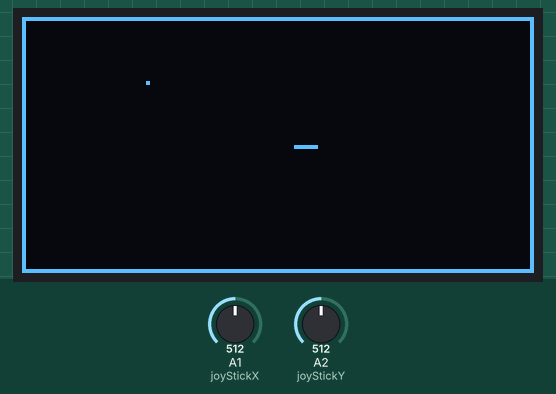
This sketch was run on a simulated Arduino Uno, built for the host (arithmetic inside an expression is 32-bit, double 64-bit). On the bench: 128×64 one-colour display. Inputs (shaded band) come from the test bench; at power-on: A2 (joyStickY) = 512, A1 (joyStickX) = 512. The local clock reads 2024-03-15 10:24:30 at power-on unless the sketch sets it; what the sketch prints to the serial monitor is not drawn. At 12.1 s the program stops and its outputs stay as they are.

Above: at 6.37 s.
6.4 s: A2 (joyStickY) set to 716
At 7.63 s:
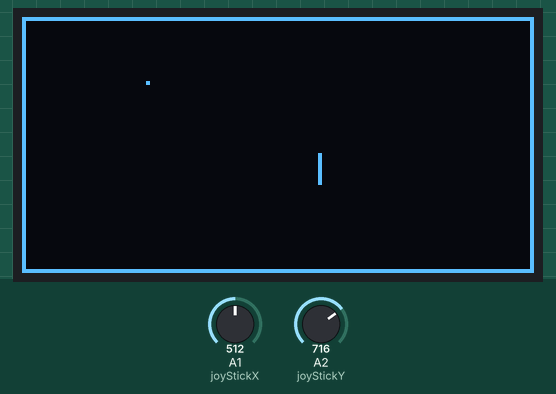
8.0 s: A1 (joyStickX) set to 306
At 8.64 s:
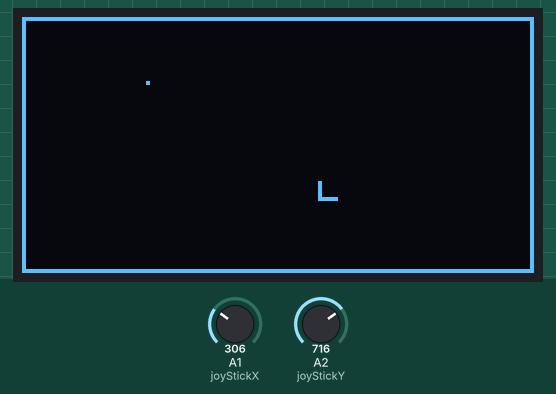
9.7 s: A2 (joyStickY) set to 900
At 13.3 s:
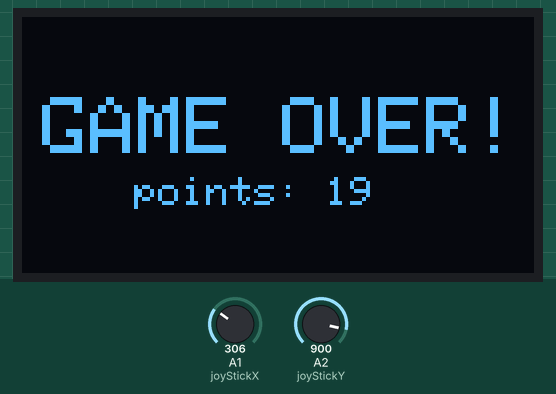
Timing chart, 0 to 13.6 s (numbered marks = the images above; inputs shaded):
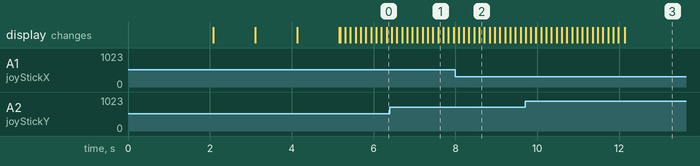

The sketch:

RP2040_SNAKE.ino
```cpp
#include <Arduino.h>
#include <Adafruit_GFX.h>
#include <Adafruit_SSD1306.h>
#include <vector>
#include <random>
#include <iostream>
#include <ctime>

#define joyStickPowerPin 2
#define joyStickX A1
#define joyStickY A2
#define SCREEN_WIDTH 128
#define SCREEN_HEIGHT 64
Adafruit_SSD1306 display(SCREEN_WIDTH, SCREEN_HEIGHT, &Wire, -1);
using namespace std;

void setup() {
	// Initialization and flashscreen
	Serial.begin(9600);
    display.begin(SSD1306_SWITCHCAPVCC, 0x3C);
    display.clearDisplay();
    display.setTextColor(1);
    display.setTextSize(2);
	display.setCursor(36, 16);
	display.print("SNAKE    by Jens");
    display.display();

	// Prepares the gameloop
	delay(2000);
	for (int i = 3; i > 0; i--) {
		display.clearDisplay();
		display.setCursor(60, 22);
		display.print(i);
		display.drawRect(0, 0, 128, 64, 1);
		display.display();
		delay(1000);
	}
    display.clearDisplay();
	display.drawRect(0, 0, 128, 64, 1);
    display.display();

    pinMode(joyStickPowerPin, OUTPUT);
    pinMode(joyStickX, INPUT);
    pinMode(joyStickY, INPUT);
    digitalWrite(joyStickPowerPin, HIGH);
}

int length = 6;
float speed = 10;
int direction = 1; // [Up, 0]  [Right, 1]  [Down, 2]  [Left, 3]
int position[2] = {64, 32};
int xVal;
int yVal;
int joyStickThreshold = 200;
int appleBonus = 10;
int count = 0; // This count is for adding passive length..


class body {
	public:
		int lifeTime;
		int position[2];
		body(auto& inlifeTime, int inposition[2]){
            lifeTime = inlifeTime;
            position[1] = inposition[1];
            position[0] = inposition[0];
            // This draws the pixel bodypart
            display.drawPixel(position[0], position[1], 1);
		}

	void tick() {
		if (lifeTime <= 0) {
			// This kills the pixel
			display.drawPixel(position[0], position[1], 0);
		}
	}
};

vector<body> snake;
vector<vector<int>> apples;

vector<int> spawnApple() {
    mt19937 gen(static_cast<unsigned int>(time(0)));
    mt19937 gan(static_cast<unsigned int>(time(0)));
    uniform_int_distribution<> dis(1, 127);
    uniform_int_distribution<> das(1, 63);
    int randomX = dis(gen);
    int randomY = das(gan);
    // apples.push_back({randomX, randomY});
    display.drawPixel(randomX, randomY, 1);
    return {randomX, randomY};
}

// Handles GAME OVER
void gameOver() {
    display.clearDisplay();
	display.setCursor(5, 20);
	display.print("GAME OVER!");
	display.setTextSize(1);
	display.setCursor(28, 40);
	display.print("points: ");
	display.print(length);
	display.display();
	for(;;);
}


void loop() {
	body bodyPart(length, position);
	snake.insert(snake.begin(), bodyPart);
	switch (direction)
	{
	case 0:
		position[1]--;
		break;
	case 1:
		position[0]++;
		break;
	case 2:
		position[1]++;
		break;
	case 3:
		position[0]--;
		break;
	default:
		break;
	}

    // BODYLOOP
	for (body& elem : snake) {
        elem.lifeTime = elem.lifeTime - 1;
		elem.tick();
        if (elem.lifeTime <= 0) {
            snake.pop_back();
        }

        // Handles colliding with self
        if (elem.position[0] == position[0] && elem.position[1] == position[1]) {
            gameOver();
        }

        // Handles catching apples
        for (vector<int> apple : apples) {
            if (apple[0] == position[0] && apple[1] == position[1]) {
                // We caught an apple
                length += appleBonus;
                apples.pop_back();
            }
        }
	}
	display.display();

	// Ends game if we hit border
	if (position[0] < 1 or position[0] > 127 or position[1] < 1 or position[1] > 63) {
		gameOver();
	}
	delay(1000/speed);


// RANDOM MOVEMENT
    // if (millis() % 10 == 0) {
    // int temperature = analogRead(A0);  // Read from the internal temperature sensor
    // unsigned long seed = millis() ^ temperature;  // Combine millis() with temperature reading

    // // Initialize the random number generator with this seed
    // randomSeed(seed);

    // int randomDir = random(0, 3);  // Generate a random number between 1 and 127
    // direction = randomDir;
    // }

    // Handles joystick movement
    xVal = analogRead(joyStickX);
    yVal = analogRead(joyStickY);
    if (abs(xVal - 512) > joyStickThreshold && abs(xVal - 512) > abs(yVal - 512)) {
        if (xVal > 512) {
            direction = direction != 1 ? 3 : 1;
        } else {
            direction = direction != 3 ? 1 : 3;
        }
    } else if (abs(yVal - 512) > joyStickThreshold && abs(yVal - 512) > abs(xVal - 512)) {
        if(yVal > 512) {
            direction = direction != 0 ? 2 : 0;
        } else {
            direction = direction != 2 ? 0 : 2;
        }
    }

    // Adds length every 5th loop, for some reason
    count++;
    if (count > 3) {
        count = 0;
        length++;
    }


    // Handles spawning apples
    if (apples.size() < 3) {
        apples.insert(apples.begin(), spawnApple());
    }
    Serial.println(length);
}
```
